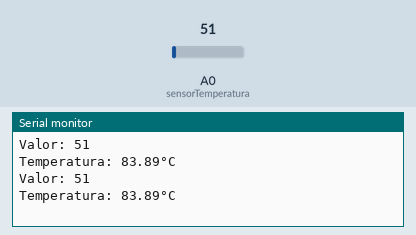
The sketch below on a simulated Arduino Uno, built with avr-gcc and run on an emulated ATmega328P. Parts: the last lines printed to the serial monitor. The inputs (shaded band) are chosen by the test bench; at power-on: A0 (sensorTemperatura) = 51.

Above: at 1.8 s.
1.9 s: A0 (sensorTemperatura) set to 61
At 2.6 s:
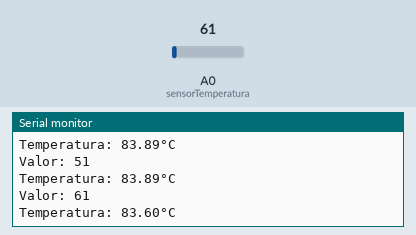
3.4 s: A0 (sensorTemperatura) set to 71
At 4.8 s:
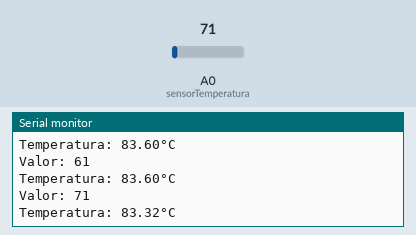
Timing chart, 0 to 6.4 s (numbered marks = the images above; inputs shaded):
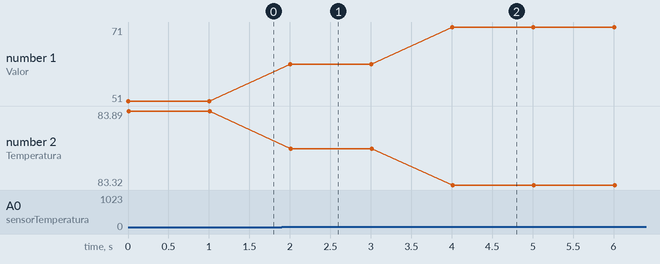

Measured:
- after the input at 1.9 s, the serial monitor: prints a new line after 0.10 s (image 1)
- after the input at 3.4 s, the serial monitor: prints a new line after 0.60 s (image 2)
- plotted number 1: 51 → 61 after the input at 1.9 s, 61 → 71 after the input at 3.4 s
- plotted number 2: 83.89 → 83.6 after the input at 1.9 s, 83.6 → 83.32 after the input at 3.4 s

The sketch:

sketch.ino
```cpp
#define  sensorTemperatura A0
int valor;
float temperatura;

void setup() {
  pinMode(sensorTemperatura, INPUT);
  Serial.begin(9600);
}

void loop() {
  valor = analogRead(sensorTemperatura);
  temperatura = (-0.0282*(valor) + 85.324);
  Serial.print("Valor: ");
  Serial.print(valor);
  Serial.print("\nTemperatura: ");
  Serial.print(temperatura);
  Serial.println("°C");

  delay(1000);
}
```
